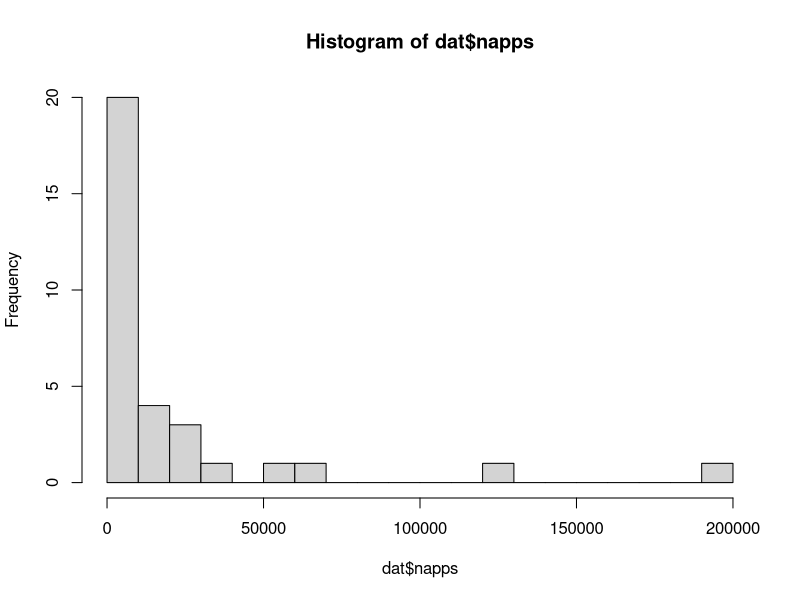

The R source for this figure:

# Some info ---------------------------------------------------------------

#This source code file is a simple R script.
#It contains R code that I can get the console
#to execute for me and tell me the results,
#which I can then copy or figure out how to print.
#However, this code file will not render a nice
#presentation of my results.


# Loading data ------------------------------------------------------------

dat <- read.csv("europe_asylum_2021.csv")


# Inspecting data ---------------------------------------------------------

head(dat)
unique(dat$geo)


# Computing some statistics -----------------------------------------------

mean(dat$napps)
sum(dat$napps)


# Some visualization ------------------------------------------------------

hist(dat$napps, breaks = 15)

